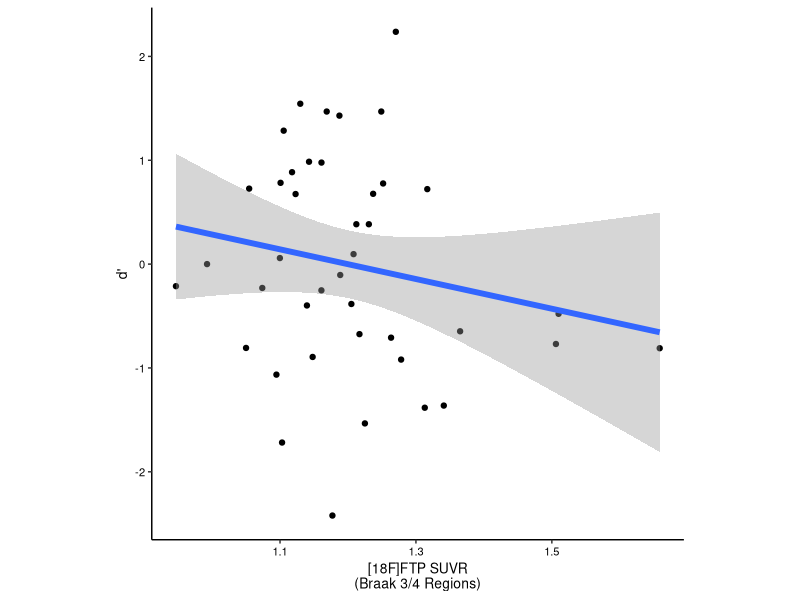
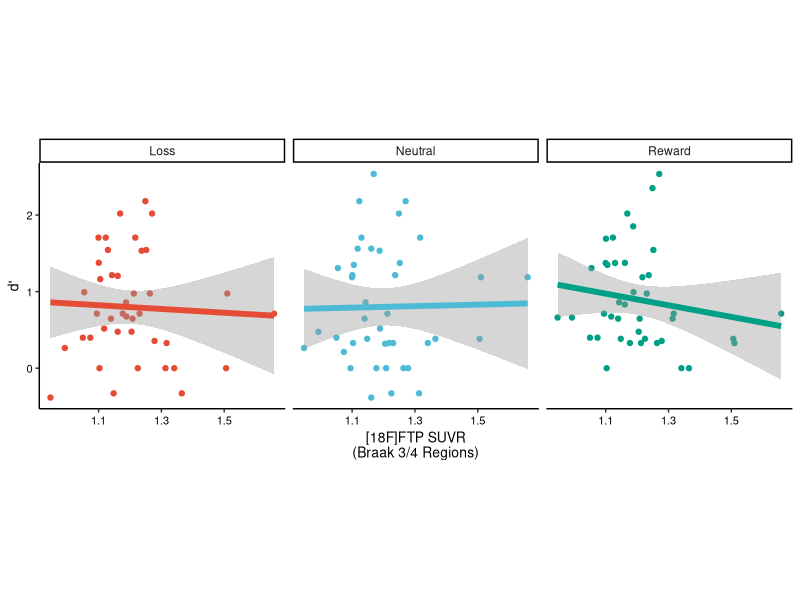
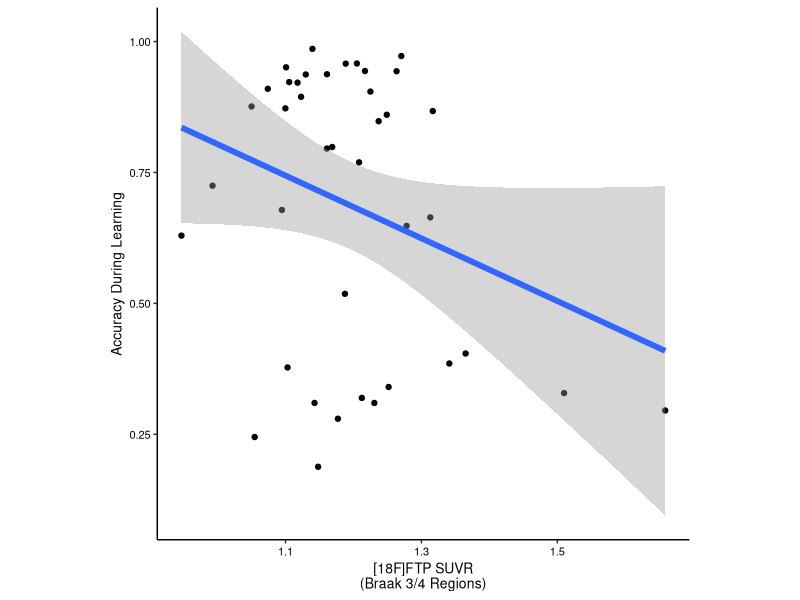
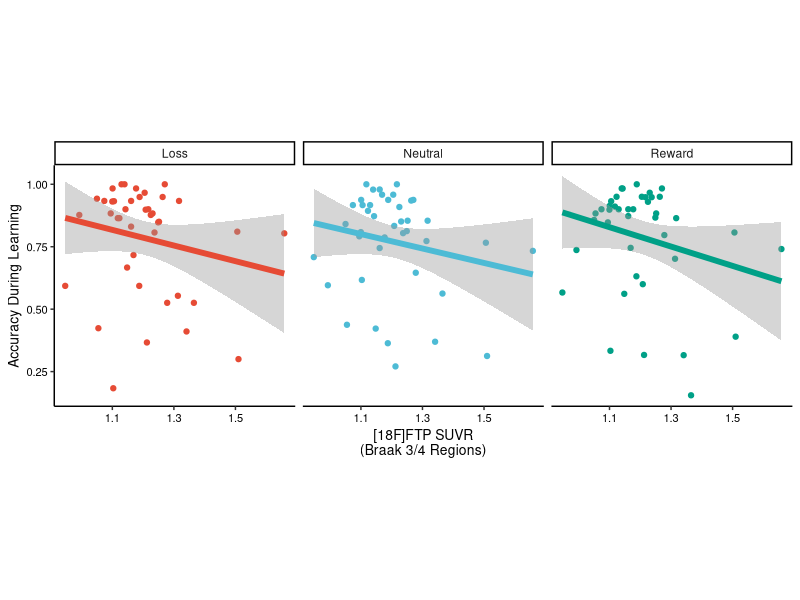
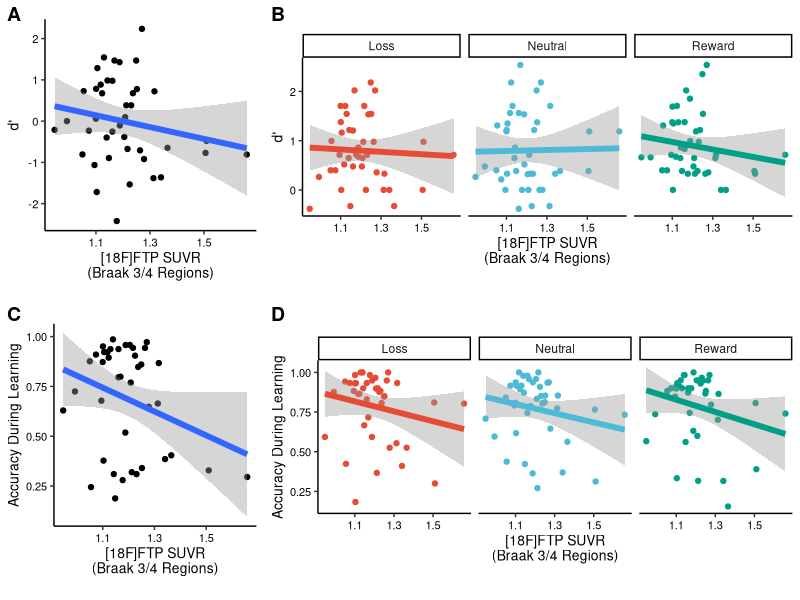
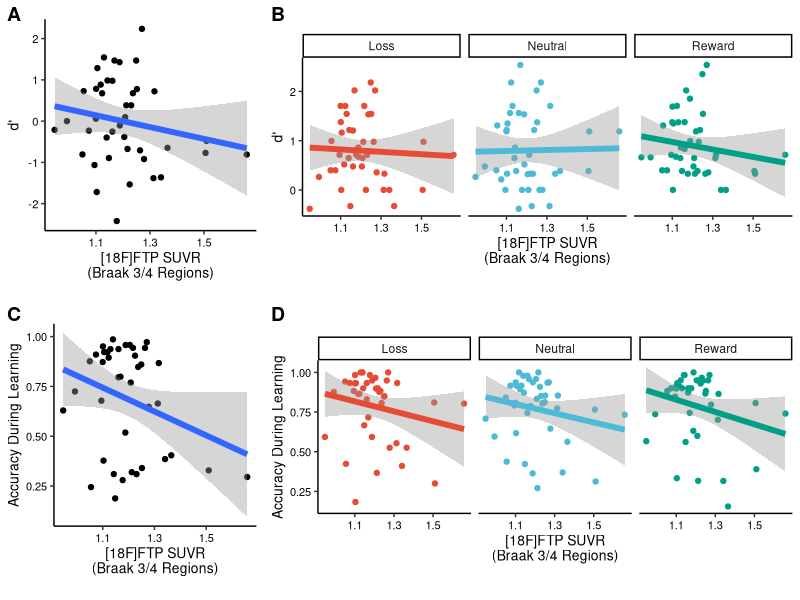

These figures' R source, in order:
## ---- chunk 1
knitr::opts_chunk$set(echo = TRUE)

# Load Libraries
library(tidyverse) # v2.0.0
library(ggpubr) # v0.6.0
library(rstatix) # v0.7.2
library(lme4) # v1.1.32
library(lmerTest) # v3.1.3
library(ggsci) # v3.0.0

# Set colorscales
npg_pal <- get_palette(palette = 'npg', 3)
npg_RL <- c(npg_pal[1], npg_pal[3])

# Read in data
data_AC <- read_csv('data_sup_fig04ac.csv')
data_BD <- read_csv('data_sup_fig04bd.csv')
## ---- chunk 2
# PANEL A: Memory Overall vs. tau
figA <- data_AC %>% 
  ggplot(aes(x = ftp_braak34_suvr, y = dprime_total)) +
  geom_point() +
  geom_smooth(method = 'lm', limit = 0.9, linewidth = 2) +
  theme_classic() +
  xlab(bquote('[18F]FTP SUVR\n(Braak 3/4 Regions)')) +
  ylab('d\'') +
  theme(panel.background = element_blank(),
      axis.line = element_line(color = 'black'),
      axis.text.x = element_text(color = 'black', size = 8),
      axis.text.y = element_text(color = 'black', size = 8),
      axis.title.x = element_text(color = 'black', size = 10),
      axis.title.y = element_text(color = 'black', size = 10),
      aspect.ratio = 1)

figA
## ---- chunk 3
print("+---------- Linear model ----------+")
dprime_mod <- lm(dprime_total ~ ftp_braak34_suvr + age + sex + yrs_edu,
                   data = data_AC)
summary(dprime_mod)
## ---- chunk 4
# PANEL B: Memory vs. tau by valence
figB <- data_BD %>% 
  ggplot(aes(x = ftp_braak34_suvr, y = dprime, color = valence)) +
  geom_point() +
  geom_smooth(method = 'lm', limit = 0.9, linewidth = 2) +
  theme_classic() +
  facet_wrap(.~valence) +
  scale_color_npg() +
  xlab(bquote('[18F]FTP SUVR\n(Braak 3/4 Regions)')) +
  ylab('d\'') +
  theme(panel.background = element_blank(),
      legend.position = 'none',
      axis.line = element_line(color = 'black'),
      axis.text.x = element_text(color = 'black', size = 8),
      axis.text.y = element_text(color = 'black', size = 8),
      axis.title.x = element_text(color = 'black', size = 10),
      axis.title.y = element_text(color = 'black', size = 10),
      aspect.ratio = 1)

figB
## ---- chunk 5
# PANEL B: Stats
print("+---------- Linear Mixed Effects Model ----------+")
dprime_mod <- lmer(dprime ~ valence*ftp_braak34_suvr + age + sex + yrs_edu + (1 | subject), 
                   data_BD)
summary(dprime_mod)
## ---- chunk 6
# PANEL C: Learning Overall vs. tau
figC <- data_AC %>% 
  ggplot(aes(x = ftp_braak34_suvr, y = learning_total)) +
  geom_point() +
  geom_smooth(method = 'lm', limit = 0.9, linewidth = 2) +
  theme_classic() +
  xlab(bquote('[18F]FTP SUVR\n(Braak 3/4 Regions)')) +
  ylab('Accuracy During Learning') +
  theme(panel.background = element_blank(),
      axis.line = element_line(color = 'black'),
      axis.text.x = element_text(color = 'black', size = 8),
      axis.text.y = element_text(color = 'black', size = 8),
      axis.title.x = element_text(color = 'black', size = 10),
      axis.title.y = element_text(color = 'black', size = 10),
      aspect.ratio = 1)

figC
## ---- chunk 7
print("+---------- Linear model ----------+")
dprime_mod <- lm(learning_total ~ ftp_braak34_suvr + age + sex + yrs_edu,
                   data = data_AC)
summary(dprime_mod)
## ---- chunk 8
# PANEL D: Learning vs. tau by valence
figD <- data_BD %>% 
  ggplot(aes(x = ftp_braak34_suvr, y = learning, color = valence)) +
  geom_point() +
  geom_smooth(method = 'lm', limit = 0.9, linewidth = 2) +
  theme_classic() +
  facet_wrap(.~valence) +
  scale_color_npg() +
  xlab(bquote('[18F]FTP SUVR\n(Braak 3/4 Regions)')) +
  ylab('Accuracy During Learning') +
  theme(panel.background = element_blank(),
      legend.position = 'none',
      axis.line = element_line(color = 'black'),
      axis.text.x = element_text(color = 'black', size = 8),
      axis.text.y = element_text(color = 'black', size = 8),
      axis.title.x = element_text(color = 'black', size = 10),
      axis.title.y = element_text(color = 'black', size = 10),
      aspect.ratio = 1)

figD
## ---- chunk 9
print("+---------- Linear Mixed Effects Model ----------+")
dprime_mod <- lmer(learning ~ valence*ftp_braak34_suvr + age + sex + yrs_edu + (1 | subject), 
                   data_BD)
summary(dprime_mod)
## ---- chunk 10
behavioral_fig <- ggarrange(figA, figB, figC, figD,
          ncol = 2, nrow = 2,
          widths = c(0.33, 0.67),
          labels = c('A', 'B', 'C', 'D'))

ggsave(behavioral_fig, filename = 'sup_fig04.pdf', width = 6.5, height = 6, units = 'in')

behavioral_fig
